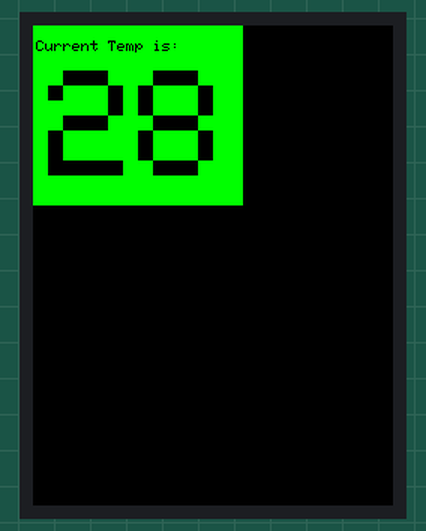
This sketch was run on a simulated Arduino Uno, built with avr-gcc and run on an emulated ATmega328P. On the bench: 240×320 colour display. What the sketch prints to the serial monitor is not drawn.

Above: at 0.3 s.

Measured:
- what the display in image 0 shows lasts 22.0 s, from 0.2 s to 22.2 s

The sketch:

Sketch2.ino
```cpp
// All the mcufriend.com UNO shields have the same pinout.
// i.e. control pins A0-A4.  Data D2-D9.  microSD D10-D13.
// Touchscreens are normally A1, A2, D7, D6 but the order varies
//
// This demo should work with most Adafruit TFT libraries
// If you are not using a shield,  use a full Adafruit constructor()
// e.g. Adafruit_TFTLCD tft(LCD_CS, LCD_CD, LCD_WR, LCD_RD, LCD_RESET);

#define LCD_CS A3 // Chip Select goes to Analog 3
#define LCD_CD A2 // Command/Data goes to Analog 2
#define LCD_WR A1 // LCD Write goes to Analog 1
#define LCD_RD A0 // LCD Read goes to Analog 0
#define LCD_RESET A4 // Can alternately just connect to Arduino's reset pin

#include <SPI.h>          // f.k. for Arduino-1.5.2
#include "Adafruit_GFX.h"// Hardware-specific library
#include <MCUFRIEND_kbv.h>
MCUFRIEND_kbv tft;
//#include <Adafruit_TFTLCD.h>
//Adafruit_TFTLCD tft(LCD_CS, LCD_CD, LCD_WR, LCD_RD, LCD_RESET);

// Assign human-readable names to some common 16-bit color values:
#define	BLACK   0x0000
#define	BLUE    0x001F
#define	RED     0xF800
#define	GREEN   0x07E0
#define CYAN    0x07FF
#define MAGENTA 0xF81F
#define YELLOW  0xFFE0
#define WHITE   0xFFFF

#ifndef min
#define min(a, b) (((a) < (b)) ? (a) : (b))
#endif


uint16_t g_identifier;


void setup(void) {
	Serial.begin(9600);
	uint32_t when = millis();
	//    while (!Serial) ;   //hangs a Leonardo until you connect a Serial
	if (!Serial) delay(5000);           //allow some time for Leonardo
	Serial.println("Serial took " + String((millis() - when)) + "ms to start");
	static uint16_t identifier;
	//    tft.reset();                 //we can't read ID on 9341 until begin()
	g_identifier = tft.readID(); //
	Serial.print("ID = 0x");
	Serial.println(g_identifier, HEX);
	if (g_identifier == 0x00D3 || g_identifier == 0xD3D3) g_identifier = 0x9481; // write-only shield
	if (g_identifier == 0xFFFF) g_identifier = 0x9341; // serial
													   //    g_identifier = 0x9329;                             // force ID
	tft.begin(g_identifier);
}


void loop(void) {
	uint8_t aspect;
	uint16_t pixel;
	char *aspectname[] = {
		"PORTRAIT", "LANDSCAPE", "PORTRAIT_REV", "LANDSCAPE_REV"
	};
	char *colorname[] = { "BLUE", "GREEN", "RED", "GRAY" };
	uint16_t colormask[] = { 0x001F, 0x07E0, 0xF800, 0xFFFF };
	uint16_t dx, rgb, n, wid, ht;
	tft.setRotation(0);
	//    for (uint8_t i = 0; i < 2; i++) showhanzi(0, 0, i), delay(1000);
	//runtests();
	testText();

	delay(2000);
	//tft.println("INVERT DISPLAY");
	//tft.invertDisplay(true);
	//delay(2000);
///	tft.invertDisplay(false);
}


// Standard Adafruit tests.  will adjust to screen size

unsigned long testFillScreen() {
	unsigned long start = micros();
	tft.fillScreen(BLACK);
	tft.fillScreen(RED);
	tft.fillScreen(GREEN);
	tft.fillScreen(BLUE);
	tft.fillScreen(BLACK);
	return micros() - start;
}

unsigned long testText() {
	unsigned long start;
	tft.fillScreen(BLACK);
	start = micros();

	tft.fillRect(0, 0, 140, 120, GREEN);
	tft.setCursor(2, 10);

	tft.setTextColor(BLACK);  tft.setTextSize(1);
	tft.println("Current Temp is:");
	tft.setCursor(10,30);

	tft.setTextColor(BLACK);  tft.setTextSize(10);
	tft.println("28");
	delay(20000);
	/*tft.setTextColor(YELLOW); tft.setTextSize(2);
	tft.println(123.45);
	tft.setTextColor(RED);    tft.setTextSize(3);
	tft.println(0xDEADBEEF, HEX);
	tft.println();
	tft.setTextColor(GREEN);
	tft.setTextSize(5);
	tft.println("Groop");
	tft.setTextSize(2);
	tft.println("I implore thee,");
	tft.setTextSize(1);
	tft.println("my foonting turlingdromes.");
	tft.println("And hooptiously drangle me");
	tft.println("with crinkly bindlewurdles,");
	tft.println("Or I will rend thee");
	tft.println("in the gobberwarts");
	tft.println("with my blurglecruncheon,");
	tft.println("see if I don't!");*/
	return micros() - start;
}

unsigned long testLines(uint16_t color) {
	unsigned long start, t;
	int           x1, y1, x2, y2,
		w = tft.width(),
		h = tft.height();

	tft.fillScreen(BLACK);

	x1 = y1 = 0;
	y2 = h - 1;
	start = micros();
	for (x2 = 0; x2 < w; x2 += 6) tft.drawLine(x1, y1, x2, y2, color);
	x2 = w - 1;
	for (y2 = 0; y2 < h; y2 += 6) tft.drawLine(x1, y1, x2, y2, color);
	t = micros() - start; // fillScreen doesn't count against timing

	tft.fillScreen(BLACK);

	x1 = w - 1;
	y1 = 0;
	y2 = h - 1;
	start = micros();
	for (x2 = 0; x2 < w; x2 += 6) tft.drawLine(x1, y1, x2, y2, color);
	x2 = 0;
	for (y2 = 0; y2 < h; y2 += 6) tft.drawLine(x1, y1, x2, y2, color);
	t += micros() - start;

	tft.fillScreen(BLACK);

	x1 = 0;
	y1 = h - 1;
	y2 = 0;
	start = micros();
	for (x2 = 0; x2 < w; x2 += 6) tft.drawLine(x1, y1, x2, y2, color);
	x2 = w - 1;
	for (y2 = 0; y2 < h; y2 += 6) tft.drawLine(x1, y1, x2, y2, color);
	t += micros() - start;

	tft.fillScreen(BLACK);

	x1 = w - 1;
	y1 = h - 1;
	y2 = 0;
	start = micros();
	for (x2 = 0; x2 < w; x2 += 6) tft.drawLine(x1, y1, x2, y2, color);
	x2 = 0;
	for (y2 = 0; y2 < h; y2 += 6) tft.drawLine(x1, y1, x2, y2, color);

	return micros() - start;
}

unsigned long testFastLines(uint16_t color1, uint16_t color2) {
	unsigned long start;
	int           x, y, w = tft.width(), h = tft.height();

	tft.fillScreen(BLACK);
	start = micros();
	for (y = 0; y < h; y += 5) tft.drawFastHLine(0, y, w, color1);
	for (x = 0; x < w; x += 5) tft.drawFastVLine(x, 0, h, color2);

	return micros() - start;
}


unsigned long testFilledRects(uint16_t color1, uint16_t color2) {
	unsigned long start, t = 0;
	int           n, i, i2,
		cx = tft.width() / 2 - 1,
		cy = tft.height() / 2 - 1;

	tft.fillScreen(BLACK);
	n = min(tft.width(), tft.height());
	for (i = n; i > 0; i -= 6) {
		i2 = i / 2;
		start = micros();
		tft.fillRect(cx - i2, cy - i2, i, i, color1);
		t += micros() - start;
		// Outlines are not included in timing results
		tft.drawRect(cx - i2, cy - i2, i, i, color2);
	}

	return t;
}
```
